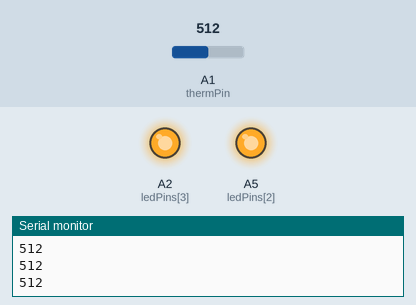
Recording of a sketch running on a simulated Arduino Nano, built with avr-gcc and run on an emulated ATmega328P. Parts: output pins drawn as LEDs (lit = HIGH), the last lines printed to the serial monitor. The test bench sets the inputs (shaded band); at power-on: A1 (thermPin) = 512.

Above: at 1.2 s.
1.3 s: A1 (thermPin) set to 315
2.8 s: A1 (thermPin) set to 287
At 3.7 s:
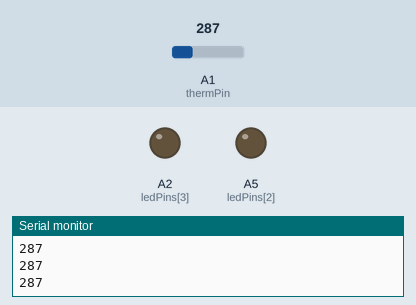
4.3 s: A1 (thermPin) set to 306
At 5.1 s:
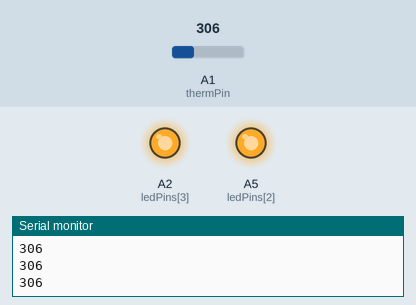
5.8 s: A1 (thermPin) set to 122
At 6.4 s:
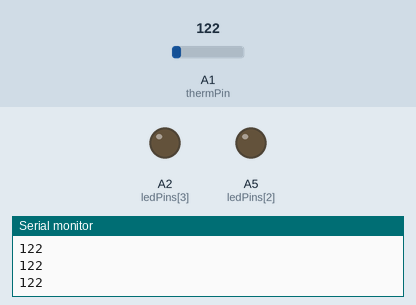
Timing chart, 0 to 8.3 s (numbered marks = the images above; inputs shaded):
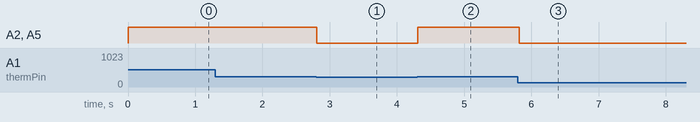

The sketch:

Thermistor.ino
```cpp
const int thermPin = A1;
const int ledPins[] = {A7, A6, A5, A2};
const int N = sizeof(ledPins) / sizeof(ledPins[0]);


int cut1 = 300;
int cut2 = 300;
int cut3 = 300;
int cut4 = 300;


void setup() {
 for (int i = 0; i < N; i++) {
   pinMode(ledPins[i], OUTPUT);
   digitalWrite(ledPins[i], LOW);
 }
 Serial.begin(9600);
}


void loop() {
 int reading = analogRead(thermPin);
 Serial.println(reading);


 int level = 0;
 if (reading > cut1) level = 1;
 if (reading > cut2) level = 2;
 if (reading > cut3) level = 3;
 if (reading > cut4) level = 4;


 for (int i = 0; i < N; i++) {
   digitalWrite(ledPins[i], i < level ? HIGH : LOW);
 }


 delay(100);
}
```

Measured:
- the behaviour switches between 301 and 300 on A1 (thermPin) (found by bisection; images 0 and 1)
- after the input at 2.8 s, A2 (ledPins[3]), A5 (ledPins[2]): HIGH → LOW at once
- after the input at 4.3 s, A2 (ledPins[3]), A5 (ledPins[2]): LOW → HIGH at once
- after the input at 5.8 s, A2 (ledPins[3]), A5 (ledPins[2]): HIGH → LOW at once
